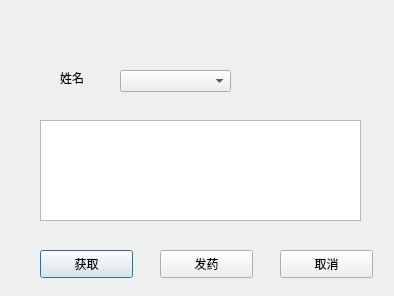
<?xml version="1.0" encoding="UTF-8"?>
<ui version="4.0">
 <class>fayao</class>
 <widget class="QDialog" name="fayao">
  <property name="geometry">
   <rect>
    <x>0</x>
    <y>0</y>
    <width>394</width>
    <height>296</height>
   </rect>
  </property>
  <property name="windowTitle">
   <string>Dialog</string>
  </property>
  <widget class="QLabel" name="label">
   <property name="geometry">
    <rect>
     <x>60</x>
     <y>70</y>
     <width>41</width>
     <height>16</height>
    </rect>
   </property>
   <property name="text">
    <string>姓名</string>
   </property>
  </widget>
  <widget class="QTextBrowser" name="textBrowser">
   <property name="geometry">
    <rect>
     <x>40</x>
     <y>120</y>
     <width>321</width>
     <height>101</height>
    </rect>
   </property>
  </widget>
  <widget class="QPushButton" name="pushButton">
   <property name="geometry">
    <rect>
     <x>40</x>
     <y>250</y>
     <width>93</width>
     <height>28</height>
    </rect>
   </property>
   <property name="text">
    <string>获取</string>
   </property>
  </widget>
  <widget class="QPushButton" name="pushButton_2">
   <property name="geometry">
    <rect>
     <x>160</x>
     <y>250</y>
     <width>93</width>
     <height>28</height>
    </rect>
   </property>
   <property name="text">
    <string>发药</string>
   </property>
  </widget>
  <widget class="QPushButton" name="pushButton_3">
   <property name="geometry">
    <rect>
     <x>280</x>
     <y>250</y>
     <width>93</width>
     <height>28</height>
    </rect>
   </property>
   <property name="text">
    <string>取消</string>
   </property>
  </widget>
  <widget class="QComboBox" name="comboBox">
   <property name="geometry">
    <rect>
     <x>120</x>
     <y>70</y>
     <width>111</width>
     <height>22</height>
    </rect>
   </property>
  </widget>
 </widget>
 <resources/>
 <connections>
  <connection>
   <sender>pushButton_3</sender>
   <signal>clicked()</signal>
   <receiver>fayao</receiver>
   <slot>close()</slot>
   <hints>
    <hint type="sourcelabel">
     <x>306</x>
     <y>255</y>
    </hint>
    <hint type="destinationlabel">
     <x>370</x>
     <y>207</y>
    </hint>
   </hints>
  </connection>
 </connections>
</ui>
